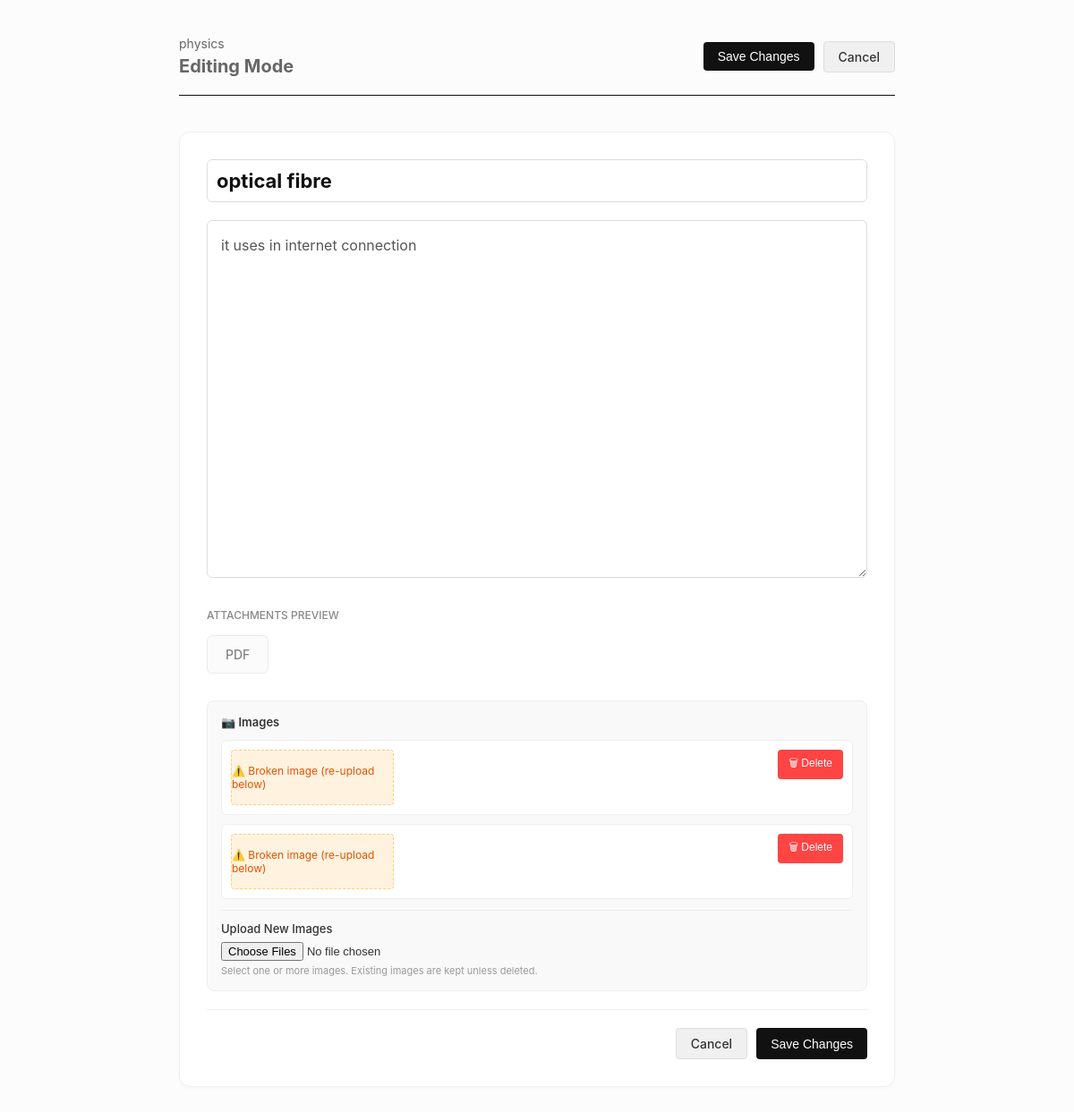
The page /syllabus/category/tgt/subject/37/topic/49/edit/ (signed in) on the database as committed earlier.
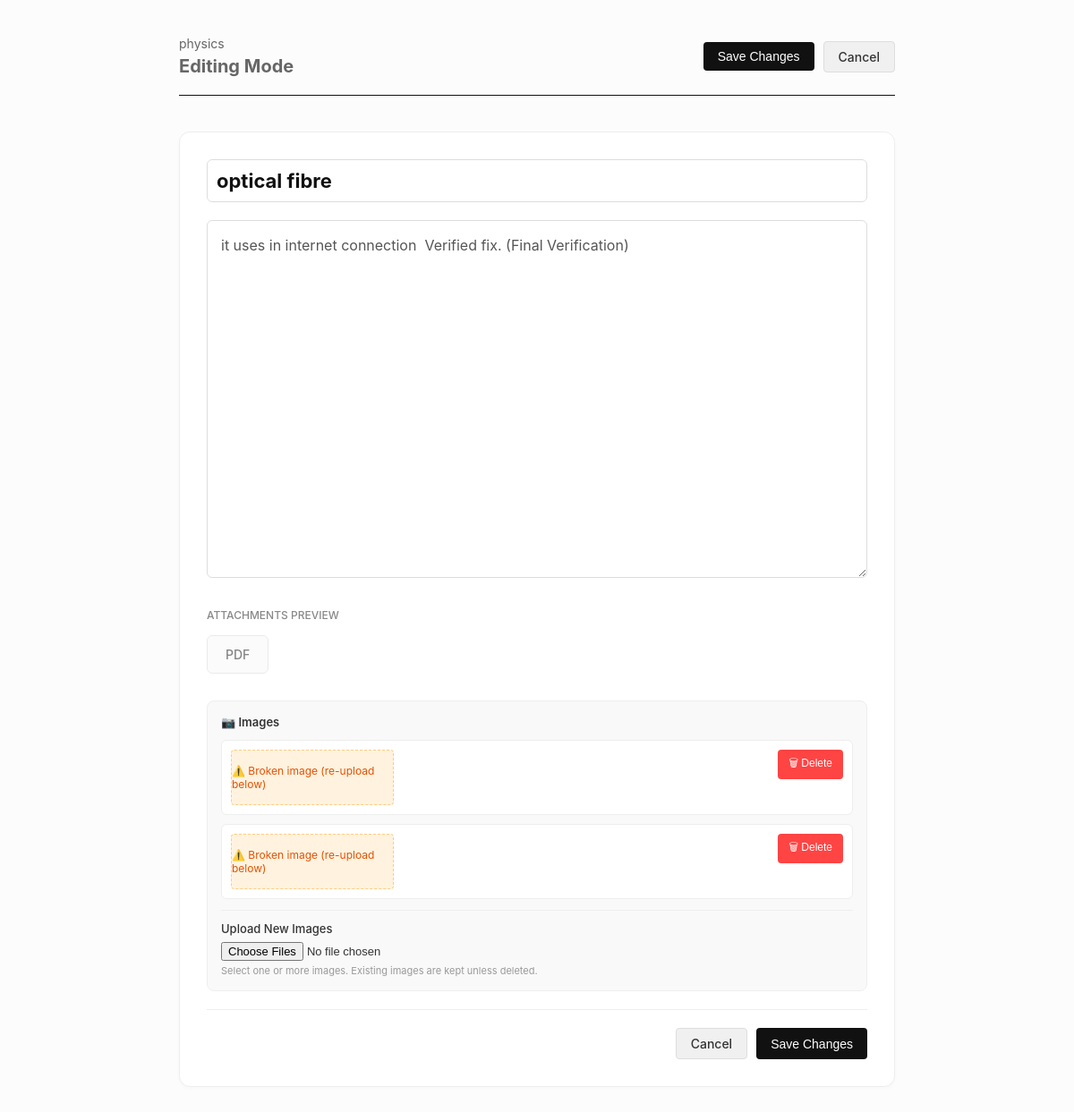
The same page on the database as committed later.
### core/models.py (models this page shows, shortened)
class GuidanceTopic(models.Model):
    subject = models.ForeignKey(GuidanceSubject, on_delete=models.CASCADE, related_name='topics')
    title = models.CharField(max_length=200)
    description = models.TextField(blank=True)
    ppt_file = models.FileField(upload_to='guidance/ppts/', storage=get_raw_storage, blank=True, null=True)
    pdf_file = models.FileField(upload_to='guidance/pdfs/', storage=get_raw_storage, blank=True, null=True)
    image = models.ImageField(upload_to='guidance/images/', blank=True, null=True)
    is_for_everyone = models.BooleanField(default=True)
    assigned_users = models.ManyToManyField(User, blank=True, related_name='assigned_guidance')
    created_at = models.DateTimeField(auto_now_add=True)

### core/views.py (the view)
@login_required(login_url='login_view')
def syllabus_topic_edit_view(request, category_slug, subject_id, topic_id):
    if not request.user.is_superuser:
        return redirect('home')
    from .models import GuidanceCategory, GuidanceSubject, GuidanceTopic
    from django.shortcuts import get_object_or_404
    category = get_object_or_404(GuidanceCategory, slug=category_slug)
    subject = get_object_or_404(GuidanceSubject, id=subject_id, category=category)
    topic = get_object_or_404(GuidanceTopic, id=topic_id, subject=subject)
    return render(request, 'core/syllabus_topic_edit.html', {
        'category': category,
        'subject': subject,
        'topic': topic,
        'view_as_user': request.GET.get('view_as') if request.user.is_superuser else None
    })

### core/context_processors.py (called while the page is built)
def user_verification_context(request):
    context = {
        'user_first_name': None,
        'user_full_name': None
    }
    if request.user.is_authenticated:
        try:
            if hasattr(request.user, 'verification'):
                verification = request.user.verification
                if verification.full_name:
                    context['user_full_name'] = verification.full_name
                    context['user_first_name'] = verification.full_name.split()[0]
        except:
            pass
    return context

def site_settings(request):
    from .models import SiteSettings
    settings = SiteSettings.objects.first()
    if not settings:
        settings = SiteSettings.objects.create()
    return {'site_settings': settings}

### core/templates/core/syllabus_topic_edit.html (shortened to what the changed rows need)
<!DOCTYPE html>
<html lang="en">
<head>
</head>
<body>
    <div class="container">
        <form action="{% url 'edit_topic_inline' topic.id %}{% if view_as_user %}?view_as={{ view_as_user }}{% endif %}"
            method="POST" enctype="multipart/form-data">
            <div class="header">
                <div>
                    <h1 style="color: #666; font-size: 20px;">Editing Mode</h1>
                </div>
            </div>
            <div class="topic-content">
                <input type="text" name="topic_title" value="{{ topic.title }}" class="edit-input" required
                    placeholder="Topic Title">
                <textarea name="topic_description" class="edit-textarea"
                    placeholder="Topic Description...">{{ topic.description }}</textarea>
                <div style="font-size: 12px; color: #888; margin-bottom: 15px; font-weight: 500;">
                    ATTACHMENTS PREVIEW
                </div>
                <div class="attachments">
                    {% for file in topic.files.all %}
                    {% if file.file_type != 'image' %}
                    <span class="attachment-link">
                    </span>
                    {% endif %}
                    {% endfor %}
                </div>
                <div
                    style="margin-top: 20px; padding: 15px; background: #f9f9f9; border-radius: 8px; border: 1px solid #eee;">
                    <div style="font-size: 13px; font-weight: 600; margin-bottom: 12px; color: #333;">📷 Images</div>
                    {% for file in topic.files.all %}
                    {% if file.file_type == 'image' %}
                    <div
                        style="display: flex; align-items: flex-start; gap: 12px; margin-bottom: 10px; padding: 10px; background: #fff; border-radius: 6px; border: 1px solid #eee;">
                    </div>
                    {% endif %}
                    {% endfor %}
                    <div style="margin-top: 12px; border-top: 1px solid #eee; padding-top: 12px;">
                    </div>
                </div>
                <div
                    style="display: flex; gap: 10px; justify-content: flex-end; margin-top: 20px; border-top: 1px solid #eee; padding-top: 20px;">
                    <a href="{% url 'syllabus_topic_detail' category.slug subject.id topic.id %}{% if view_as_user %}?view_as={{ view_as_user }}{% endif %}"
                        class="btn-edit">Cancel</a>
                    <button type="submit" class="btn-save">Save Changes</button>
                </div>
            </div>
        </form>
    </div>
</body>
</html>

Rows that differ between the two databases and show on the page:
changed GuidanceTopic "optical fibre": topic_description "it uses in internet connection" → "it uses in internet connection Verified fix. (Final Verification)"
